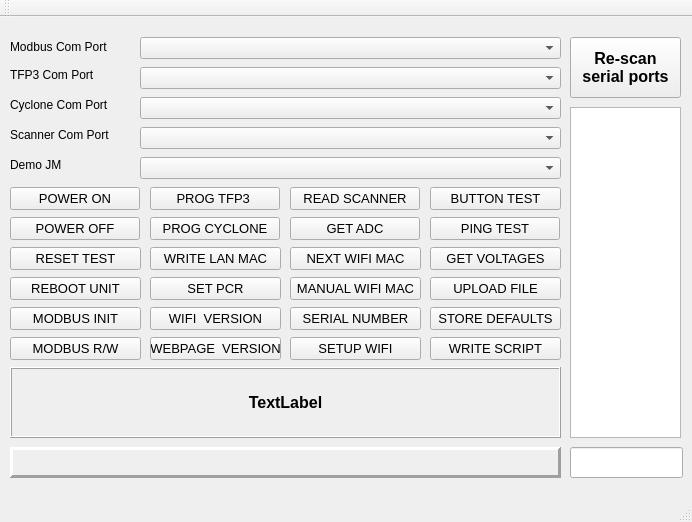
<?xml version="1.0" encoding="UTF-8"?>
<ui version="4.0">
 <class>MainWindow</class>
 <widget class="QMainWindow" name="MainWindow">
  <property name="geometry">
   <rect>
    <x>0</x>
    <y>0</y>
    <width>692</width>
    <height>522</height>
   </rect>
  </property>
  <property name="windowTitle">
   <string>Fixture</string>
  </property>
  <widget class="QWidget" name="centralWidget">
   <widget class="QPushButton" name="pbPowerOn">
    <property name="geometry">
     <rect>
      <x>10</x>
      <y>170</y>
      <width>130</width>
      <height>23</height>
     </rect>
    </property>
    <property name="font">
     <font>
      <pointsize>10</pointsize>
     </font>
    </property>
    <property name="text">
     <string>POWER ON</string>
    </property>
   </widget>
   <widget class="QPushButton" name="pbPowerOff">
    <property name="geometry">
     <rect>
      <x>10</x>
      <y>200</y>
      <width>130</width>
      <height>23</height>
     </rect>
    </property>
    <property name="font">
     <font>
      <pointsize>10</pointsize>
     </font>
    </property>
    <property name="text">
     <string>POWER OFF</string>
    </property>
   </widget>
   <widget class="QComboBox" name="cbTFP3ComPort">
    <property name="geometry">
     <rect>
      <x>140</x>
      <y>50</y>
      <width>421</width>
      <height>22</height>
     </rect>
    </property>
   </widget>
   <widget class="QLabel" name="lblTFP3ComPort">
    <property name="geometry">
     <rect>
      <x>10</x>
      <y>50</y>
      <width>101</width>
      <height>16</height>
     </rect>
    </property>
    <property name="text">
     <string>TFP3 Com Port</string>
    </property>
   </widget>
   <widget class="QLabel" name="lblCycloneComPort">
    <property name="geometry">
     <rect>
      <x>10</x>
      <y>80</y>
      <width>121</width>
      <height>16</height>
     </rect>
    </property>
    <property name="text">
     <string>Cyclone Com Port</string>
    </property>
   </widget>
   <widget class="QComboBox" name="cbCycloneComPort">
    <property name="geometry">
     <rect>
      <x>140</x>
      <y>80</y>
      <width>421</width>
      <height>22</height>
     </rect>
    </property>
   </widget>
   <widget class="QComboBox" name="cbScannerComPort">
    <property name="geometry">
     <rect>
      <x>140</x>
      <y>110</y>
      <width>421</width>
      <height>22</height>
     </rect>
    </property>
   </widget>
   <widget class="QLabel" name="lblScannerComPort">
    <property name="geometry">
     <rect>
      <x>10</x>
      <y>110</y>
      <width>131</width>
      <height>16</height>
     </rect>
    </property>
    <property name="text">
     <string>Scanner Com Port</string>
    </property>
   </widget>
   <widget class="QLabel" name="lblModbusComPort">
    <property name="geometry">
     <rect>
      <x>10</x>
      <y>20</y>
      <width>111</width>
      <height>20</height>
     </rect>
    </property>
    <property name="text">
     <string>Modbus Com Port</string>
    </property>
   </widget>
   <widget class="QComboBox" name="cbModbusComPort">
    <property name="geometry">
     <rect>
      <x>140</x>
      <y>20</y>
      <width>421</width>
      <height>22</height>
     </rect>
    </property>
   </widget>
   <widget class="QPushButton" name="pbProgTFP3">
    <property name="geometry">
     <rect>
      <x>150</x>
      <y>170</y>
      <width>130</width>
      <height>23</height>
     </rect>
    </property>
    <property name="font">
     <font>
      <pointsize>10</pointsize>
     </font>
    </property>
    <property name="text">
     <string>PROG TFP3 </string>
    </property>
   </widget>
   <widget class="QPushButton" name="pbProgCyclone">
    <property name="geometry">
     <rect>
      <x>150</x>
      <y>200</y>
      <width>130</width>
      <height>23</height>
     </rect>
    </property>
    <property name="font">
     <font>
      <pointsize>10</pointsize>
     </font>
    </property>
    <property name="text">
     <string>PROG CYCLONE</string>
    </property>
   </widget>
   <widget class="QPushButton" name="pbReadScanner">
    <property name="geometry">
     <rect>
      <x>290</x>
      <y>170</y>
      <width>130</width>
      <height>23</height>
     </rect>
    </property>
    <property name="font">
     <font>
      <pointsize>10</pointsize>
     </font>
    </property>
    <property name="text">
     <string>READ SCANNER</string>
    </property>
   </widget>
   <widget class="QPushButton" name="pbButtonTest">
    <property name="geometry">
     <rect>
      <x>430</x>
      <y>170</y>
      <width>131</width>
      <height>23</height>
     </rect>
    </property>
    <property name="font">
     <font>
      <pointsize>10</pointsize>
     </font>
    </property>
    <property name="text">
     <string>BUTTON TEST</string>
    </property>
   </widget>
   <widget class="QPushButton" name="pbDoPing">
    <property name="geometry">
     <rect>
      <x>430</x>
      <y>200</y>
      <width>130</width>
      <height>23</height>
     </rect>
    </property>
    <property name="font">
     <font>
      <pointsize>10</pointsize>
     </font>
    </property>
    <property name="text">
     <string>PING TEST</string>
    </property>
   </widget>
   <widget class="QPushButton" name="pbGetADC">
    <property name="geometry">
     <rect>
      <x>290</x>
      <y>200</y>
      <width>130</width>
      <height>23</height>
     </rect>
    </property>
    <property name="font">
     <font>
      <pointsize>10</pointsize>
     </font>
    </property>
    <property name="text">
     <string>GET ADC</string>
    </property>
   </widget>
   <widget class="QPushButton" name="pbRescanSerialPorts">
    <property name="geometry">
     <rect>
      <x>570</x>
      <y>20</y>
      <width>111</width>
      <height>61</height>
     </rect>
    </property>
    <property name="font">
     <font>
      <pointsize>12</pointsize>
      <weight>75</weight>
      <italic>false</italic>
      <bold>true</bold>
      <strikeout>false</strikeout>
      <kerning>false</kerning>
     </font>
    </property>
    <property name="text">
     <string>Re-scan
serial ports</string>
    </property>
   </widget>
   <widget class="QLabel" name="lblStatus">
    <property name="geometry">
     <rect>
      <x>10</x>
      <y>350</y>
      <width>551</width>
      <height>71</height>
     </rect>
    </property>
    <property name="font">
     <font>
      <pointsize>12</pointsize>
      <weight>75</weight>
      <bold>true</bold>
     </font>
    </property>
    <property name="frameShape">
     <enum>QFrame::Box</enum>
    </property>
    <property name="frameShadow">
     <enum>QFrame::Raised</enum>
    </property>
    <property name="text">
     <string>TextLabel</string>
    </property>
    <property name="alignment">
     <set>Qt::AlignCenter</set>
    </property>
    <property name="wordWrap">
     <bool>true</bool>
    </property>
   </widget>
   <widget class="QComboBox" name="cbDemoJMComPort">
    <property name="geometry">
     <rect>
      <x>140</x>
      <y>140</y>
      <width>421</width>
      <height>22</height>
     </rect>
    </property>
   </widget>
   <widget class="QLabel" name="lblDemoJM">
    <property name="geometry">
     <rect>
      <x>10</x>
      <y>140</y>
      <width>131</width>
      <height>16</height>
     </rect>
    </property>
    <property name="text">
     <string>Demo JM</string>
    </property>
   </widget>
   <widget class="QPlainTextEdit" name="txtSerialData">
    <property name="geometry">
     <rect>
      <x>570</x>
      <y>90</y>
      <width>111</width>
      <height>331</height>
     </rect>
    </property>
   </widget>
   <widget class="QLineEdit" name="lnSerialTest">
    <property name="geometry">
     <rect>
      <x>570</x>
      <y>430</y>
      <width>113</width>
      <height>31</height>
     </rect>
    </property>
   </widget>
   <widget class="QPushButton" name="pbTelnetGetVoltages">
    <property name="geometry">
     <rect>
      <x>430</x>
      <y>230</y>
      <width>131</width>
      <height>23</height>
     </rect>
    </property>
    <property name="font">
     <font>
      <pointsize>10</pointsize>
     </font>
    </property>
    <property name="text">
     <string>GET VOLTAGES</string>
    </property>
   </widget>
   <widget class="QPushButton" name="pbResetTest">
    <property name="geometry">
     <rect>
      <x>10</x>
      <y>230</y>
      <width>131</width>
      <height>23</height>
     </rect>
    </property>
    <property name="font">
     <font>
      <pointsize>10</pointsize>
     </font>
    </property>
    <property name="text">
     <string>RESET TEST</string>
    </property>
   </widget>
   <widget class="QPushButton" name="pbWriteLanMac">
    <property name="geometry">
     <rect>
      <x>150</x>
      <y>230</y>
      <width>131</width>
      <height>23</height>
     </rect>
    </property>
    <property name="font">
     <font>
      <pointsize>10</pointsize>
     </font>
    </property>
    <property name="text">
     <string>WRITE LAN MAC</string>
    </property>
   </widget>
   <widget class="QPushButton" name="pbWriteWifiMac">
    <property name="geometry">
     <rect>
      <x>290</x>
      <y>230</y>
      <width>131</width>
      <height>23</height>
     </rect>
    </property>
    <property name="font">
     <font>
      <pointsize>10</pointsize>
     </font>
    </property>
    <property name="text">
     <string>NEXT WIFI MAC</string>
    </property>
   </widget>
   <widget class="QPushButton" name="pbModbusInit">
    <property name="geometry">
     <rect>
      <x>10</x>
      <y>290</y>
      <width>131</width>
      <height>23</height>
     </rect>
    </property>
    <property name="font">
     <font>
      <pointsize>10</pointsize>
     </font>
    </property>
    <property name="text">
     <string>MODBUS INIT</string>
    </property>
   </widget>
   <widget class="QPushButton" name="pbSetPCR">
    <property name="geometry">
     <rect>
      <x>150</x>
      <y>260</y>
      <width>131</width>
      <height>23</height>
     </rect>
    </property>
    <property name="font">
     <font>
      <pointsize>10</pointsize>
     </font>
    </property>
    <property name="text">
     <string>SET PCR</string>
    </property>
   </widget>
   <widget class="QPushButton" name="pbWriteSerialNumber">
    <property name="geometry">
     <rect>
      <x>290</x>
      <y>290</y>
      <width>131</width>
      <height>23</height>
     </rect>
    </property>
    <property name="font">
     <font>
      <pointsize>10</pointsize>
     </font>
    </property>
    <property name="text">
     <string>SERIAL NUMBER</string>
    </property>
   </widget>
   <widget class="QPushButton" name="pbUploadFile">
    <property name="geometry">
     <rect>
      <x>430</x>
      <y>260</y>
      <width>131</width>
      <height>23</height>
     </rect>
    </property>
    <property name="font">
     <font>
      <pointsize>10</pointsize>
     </font>
    </property>
    <property name="text">
     <string>UPLOAD FILE</string>
    </property>
   </widget>
   <widget class="QPushButton" name="pbWriteScript">
    <property name="geometry">
     <rect>
      <x>430</x>
      <y>320</y>
      <width>131</width>
      <height>23</height>
     </rect>
    </property>
    <property name="font">
     <font>
      <pointsize>10</pointsize>
     </font>
    </property>
    <property name="text">
     <string>WRITE SCRIPT</string>
    </property>
   </widget>
   <widget class="QPushButton" name="pbWifiVersion">
    <property name="geometry">
     <rect>
      <x>150</x>
      <y>290</y>
      <width>131</width>
      <height>23</height>
     </rect>
    </property>
    <property name="font">
     <font>
      <pointsize>10</pointsize>
     </font>
    </property>
    <property name="text">
     <string>WIFI  VERSION</string>
    </property>
   </widget>
   <widget class="QPushButton" name="pbSetupWIFI">
    <property name="geometry">
     <rect>
      <x>290</x>
      <y>320</y>
      <width>131</width>
      <height>23</height>
     </rect>
    </property>
    <property name="font">
     <font>
      <pointsize>10</pointsize>
     </font>
    </property>
    <property name="text">
     <string>SETUP WIFI</string>
    </property>
   </widget>
   <widget class="QPushButton" name="pbDefaultsStore">
    <property name="geometry">
     <rect>
      <x>430</x>
      <y>290</y>
      <width>131</width>
      <height>23</height>
     </rect>
    </property>
    <property name="font">
     <font>
      <pointsize>10</pointsize>
     </font>
    </property>
    <property name="text">
     <string>STORE DEFAULTS</string>
    </property>
   </widget>
   <widget class="QLabel" name="lblCurrentSerialNumber">
    <property name="geometry">
     <rect>
      <x>10</x>
      <y>430</y>
      <width>551</width>
      <height>31</height>
     </rect>
    </property>
    <property name="font">
     <font>
      <pointsize>11</pointsize>
      <weight>75</weight>
      <italic>true</italic>
      <bold>true</bold>
     </font>
    </property>
    <property name="autoFillBackground">
     <bool>false</bool>
    </property>
    <property name="frameShape">
     <enum>QFrame::Panel</enum>
    </property>
    <property name="frameShadow">
     <enum>QFrame::Raised</enum>
    </property>
    <property name="lineWidth">
     <number>3</number>
    </property>
    <property name="text">
     <string/>
    </property>
    <property name="alignment">
     <set>Qt::AlignCenter</set>
    </property>
   </widget>
   <widget class="QPushButton" name="pbManualWifiMac">
    <property name="geometry">
     <rect>
      <x>290</x>
      <y>260</y>
      <width>131</width>
      <height>23</height>
     </rect>
    </property>
    <property name="font">
     <font>
      <pointsize>10</pointsize>
     </font>
    </property>
    <property name="text">
     <string>MANUAL WIFI MAC</string>
    </property>
   </widget>
   <widget class="QPushButton" name="pbModbusRead">
    <property name="geometry">
     <rect>
      <x>10</x>
      <y>320</y>
      <width>131</width>
      <height>23</height>
     </rect>
    </property>
    <property name="font">
     <font>
      <pointsize>10</pointsize>
     </font>
    </property>
    <property name="text">
     <string>MODBUS R/W</string>
    </property>
   </widget>
   <widget class="QPushButton" name="pbWebpageVersion">
    <property name="geometry">
     <rect>
      <x>150</x>
      <y>320</y>
      <width>131</width>
      <height>23</height>
     </rect>
    </property>
    <property name="font">
     <font>
      <pointsize>10</pointsize>
     </font>
    </property>
    <property name="text">
     <string>WEBPAGE  VERSION</string>
    </property>
   </widget>
   <widget class="QPushButton" name="pbRebootUnit">
    <property name="geometry">
     <rect>
      <x>10</x>
      <y>260</y>
      <width>131</width>
      <height>23</height>
     </rect>
    </property>
    <property name="font">
     <font>
      <pointsize>10</pointsize>
     </font>
    </property>
    <property name="text">
     <string>REBOOT UNIT</string>
    </property>
   </widget>
  </widget>
  <widget class="QMenuBar" name="menuBar">
   <property name="geometry">
    <rect>
     <x>0</x>
     <y>0</y>
     <width>692</width>
     <height>21</height>
    </rect>
   </property>
  </widget>
  <widget class="QToolBar" name="mainToolBar">
   <attribute name="toolBarArea">
    <enum>TopToolBarArea</enum>
   </attribute>
   <attribute name="toolBarBreak">
    <bool>false</bool>
   </attribute>
  </widget>
  <widget class="QStatusBar" name="statusBar"/>
 </widget>
 <layoutdefault spacing="6" margin="11"/>
 <resources/>
 <connections/>
</ui>
